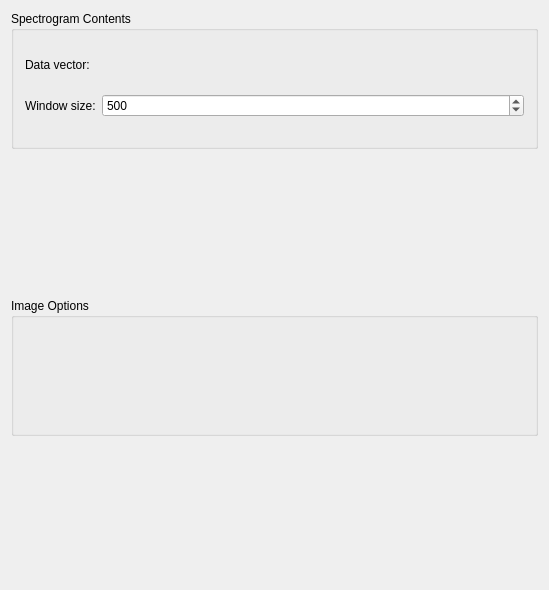
<?xml version="1.0" encoding="UTF-8"?>
<ui version="4.0">
 <class>CSDTab</class>
 <widget class="QWidget" name="CSDTab">
  <property name="geometry">
   <rect>
    <x>0</x>
    <y>0</y>
    <width>549</width>
    <height>590</height>
   </rect>
  </property>
  <layout class="QVBoxLayout" name="verticalLayout">
   <item>
    <widget class="QGroupBox" name="groupBox">
     <property name="title">
      <string>Spectrogram Contents</string>
     </property>
     <layout class="QGridLayout" name="gridLayout">
      <item row="0" column="0">
       <widget class="QLabel" name="TextLabel1_6_2_4">
        <property name="sizePolicy">
         <sizepolicy hsizetype="Fixed" vsizetype="Fixed">
          <horstretch>0</horstretch>
          <verstretch>0</verstretch>
         </sizepolicy>
        </property>
        <property name="text">
         <string>Data vector:</string>
        </property>
        <property name="wordWrap">
         <bool>false</bool>
        </property>
       </widget>
      </item>
      <item row="0" column="1">
       <widget class="Kst::VectorSelector" name="_vector" native="true"/>
      </item>
      <item row="1" column="0">
       <widget class="QLabel" name="textLabel1">
        <property name="text">
         <string>Window size:</string>
        </property>
        <property name="wordWrap">
         <bool>false</bool>
        </property>
        <property name="buddy">
         <cstring>_windowSize</cstring>
        </property>
       </widget>
      </item>
      <item row="1" column="1">
       <widget class="QSpinBox" name="_windowSize">
        <property name="minimum">
         <number>1</number>
        </property>
        <property name="maximum">
         <number>999999999</number>
        </property>
        <property name="value">
         <number>500</number>
        </property>
       </widget>
      </item>
     </layout>
    </widget>
   </item>
   <item>
    <widget class="Kst::FFTOptions" name="_FFTOptions" native="true"/>
   </item>
   <item>
    <widget class="QGroupBox" name="_imageOptionsGroup">
     <property name="sizePolicy">
      <sizepolicy hsizetype="Minimum" vsizetype="Minimum">
       <horstretch>0</horstretch>
       <verstretch>0</verstretch>
      </sizepolicy>
     </property>
     <property name="title">
      <string>Image Options</string>
     </property>
     <layout class="QGridLayout">
      <item row="0" column="0">
       <widget class="Kst::ColorPalette" name="_colorPalette" native="true"/>
      </item>
     </layout>
    </widget>
   </item>
   <item>
    <widget class="Kst::CurvePlacement" name="_curvePlacement" native="true"/>
   </item>
  </layout>
 </widget>
 <layoutdefault spacing="6" margin="11"/>
 <customwidgets>
  <customwidget>
   <class>Kst::VectorSelector</class>
   <extends>QWidget</extends>
   <header>vectorselector.h</header>
  </customwidget>
  <customwidget>
   <class>Kst::CurvePlacement</class>
   <extends>QWidget</extends>
   <header>curveplacement.h</header>
  </customwidget>
  <customwidget>
   <class>Kst::FFTOptions</class>
   <extends>QWidget</extends>
   <header>fftoptions.h</header>
  </customwidget>
  <customwidget>
   <class>Kst::ColorPalette</class>
   <extends></extends>
   <header>colorpalette.h</header>
  </customwidget>
 </customwidgets>
 <resources/>
 <connections/>
</ui>
